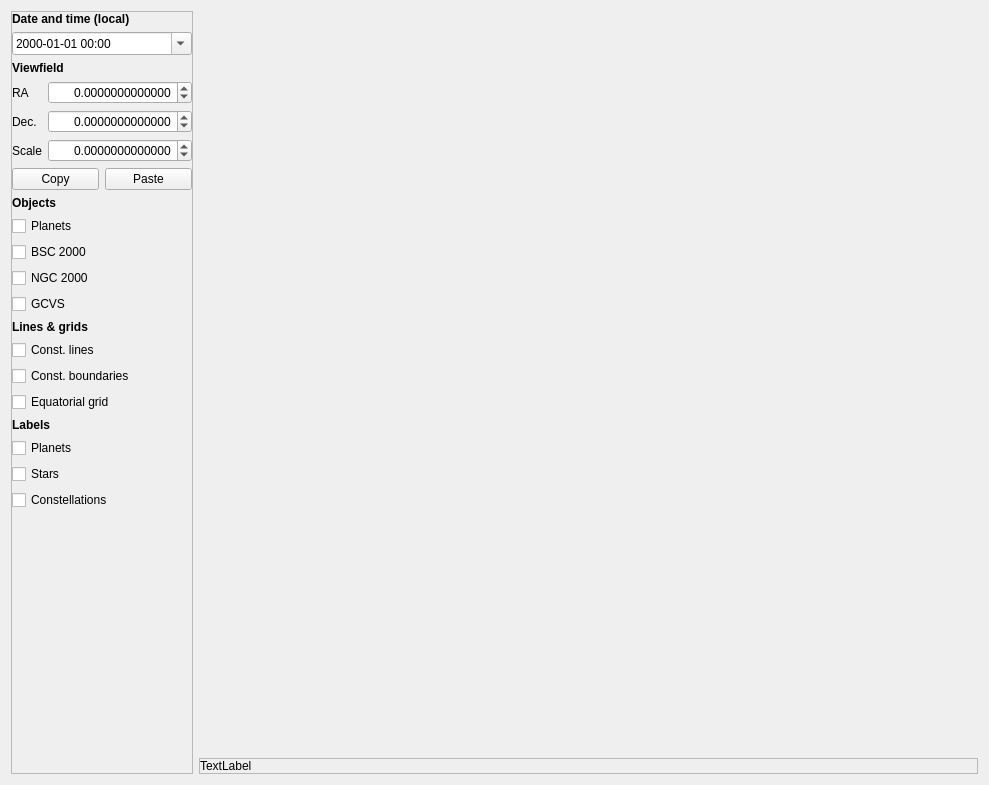
<?xml version="1.0" encoding="UTF-8"?>
<ui version="4.0">
 <class>CSkyChartTab</class>
 <widget class="QWidget" name="CSkyChartTab">
  <property name="geometry">
   <rect>
    <x>0</x>
    <y>0</y>
    <width>989</width>
    <height>785</height>
   </rect>
  </property>
  <property name="windowTitle">
   <string>Form</string>
  </property>
  <layout class="QHBoxLayout" name="horizontalLayout">
   <item>
    <widget class="QFrame" name="toolBox">
     <property name="maximumSize">
      <size>
       <width>222</width>
       <height>16777215</height>
      </size>
     </property>
     <property name="frameShape">
      <enum>QFrame::StyledPanel</enum>
     </property>
     <property name="frameShadow">
      <enum>QFrame::Raised</enum>
     </property>
     <layout class="QVBoxLayout" name="verticalLayout_2">
      <property name="leftMargin">
       <number>0</number>
      </property>
      <property name="topMargin">
       <number>0</number>
      </property>
      <property name="rightMargin">
       <number>0</number>
      </property>
      <property name="bottomMargin">
       <number>0</number>
      </property>
      <item>
       <widget class="QLabel" name="label_11">
        <property name="font">
         <font>
          <bold>true</bold>
         </font>
        </property>
        <property name="text">
         <string>Date and time (local)</string>
        </property>
       </widget>
      </item>
      <item>
       <widget class="QDateTimeEdit" name="dateTimeEdit">
        <property name="sizePolicy">
         <sizepolicy hsizetype="Expanding" vsizetype="Fixed">
          <horstretch>1</horstretch>
          <verstretch>0</verstretch>
         </sizepolicy>
        </property>
        <property name="displayFormat">
         <string>yyyy-MM-dd HH:mm</string>
        </property>
        <property name="calendarPopup">
         <bool>true</bool>
        </property>
       </widget>
      </item>
      <item>
       <widget class="QLabel" name="label_12">
        <property name="font">
         <font>
          <bold>true</bold>
         </font>
        </property>
        <property name="text">
         <string>Viewfield</string>
        </property>
       </widget>
      </item>
      <item>
       <layout class="QGridLayout" name="gridLayout_2">
        <property name="topMargin">
         <number>0</number>
        </property>
        <item row="2" column="1">
         <widget class="QDoubleSpinBox" name="scaleSpinBox">
          <property name="alignment">
           <set>Qt::AlignRight|Qt::AlignTrailing|Qt::AlignVCenter</set>
          </property>
          <property name="decimals">
           <number>13</number>
          </property>
          <property name="minimum">
           <double>-999999.000000000000000</double>
          </property>
          <property name="maximum">
           <double>999999.000000000000000</double>
          </property>
          <property name="singleStep">
           <double>0.010000000000000</double>
          </property>
         </widget>
        </item>
        <item row="0" column="0">
         <widget class="QLabel" name="raLabel">
          <property name="sizePolicy">
           <sizepolicy hsizetype="Fixed" vsizetype="Preferred">
            <horstretch>0</horstretch>
            <verstretch>0</verstretch>
           </sizepolicy>
          </property>
          <property name="minimumSize">
           <size>
            <width>30</width>
            <height>0</height>
           </size>
          </property>
          <property name="text">
           <string>RA</string>
          </property>
         </widget>
        </item>
        <item row="0" column="1">
         <widget class="QDoubleSpinBox" name="raSpinBox">
          <property name="alignment">
           <set>Qt::AlignRight|Qt::AlignTrailing|Qt::AlignVCenter</set>
          </property>
          <property name="decimals">
           <number>13</number>
          </property>
          <property name="minimum">
           <double>-999999.000000000000000</double>
          </property>
          <property name="maximum">
           <double>999999.000000000000000</double>
          </property>
          <property name="singleStep">
           <double>0.100000000000000</double>
          </property>
         </widget>
        </item>
        <item row="1" column="1">
         <widget class="QDoubleSpinBox" name="decSpinBox">
          <property name="alignment">
           <set>Qt::AlignRight|Qt::AlignTrailing|Qt::AlignVCenter</set>
          </property>
          <property name="decimals">
           <number>13</number>
          </property>
          <property name="minimum">
           <double>-999999.000000000000000</double>
          </property>
          <property name="maximum">
           <double>999999.000000000000000</double>
          </property>
          <property name="singleStep">
           <double>1.000000000000000</double>
          </property>
         </widget>
        </item>
        <item row="2" column="0">
         <widget class="QLabel" name="scaleLabel">
          <property name="minimumSize">
           <size>
            <width>30</width>
            <height>0</height>
           </size>
          </property>
          <property name="text">
           <string>Scale</string>
          </property>
         </widget>
        </item>
        <item row="1" column="0">
         <widget class="QLabel" name="decLabel">
          <property name="sizePolicy">
           <sizepolicy hsizetype="Fixed" vsizetype="Preferred">
            <horstretch>0</horstretch>
            <verstretch>0</verstretch>
           </sizepolicy>
          </property>
          <property name="minimumSize">
           <size>
            <width>30</width>
            <height>0</height>
           </size>
          </property>
          <property name="text">
           <string>Dec.</string>
          </property>
         </widget>
        </item>
       </layout>
      </item>
      <item>
       <layout class="QHBoxLayout" name="horizontalLayout_3">
        <item>
         <widget class="QPushButton" name="btnCopyE">
          <property name="text">
           <string>Copy</string>
          </property>
         </widget>
        </item>
        <item>
         <widget class="QPushButton" name="btnPasteE">
          <property name="text">
           <string>Paste</string>
          </property>
         </widget>
        </item>
       </layout>
      </item>
      <item>
       <widget class="QLabel" name="label_8">
        <property name="font">
         <font>
          <bold>true</bold>
         </font>
        </property>
        <property name="text">
         <string>Objects</string>
        </property>
       </widget>
      </item>
      <item>
       <widget class="QCheckBox" name="plCheckBox">
        <property name="text">
         <string>Planets</string>
        </property>
       </widget>
      </item>
      <item>
       <widget class="QCheckBox" name="bscCheckBox">
        <property name="text">
         <string>BSC 2000</string>
        </property>
       </widget>
      </item>
      <item>
       <widget class="QCheckBox" name="ngcCheckBox">
        <property name="text">
         <string>NGC 2000</string>
        </property>
       </widget>
      </item>
      <item>
       <widget class="QCheckBox" name="gcvsCheckBox">
        <property name="text">
         <string>GCVS</string>
        </property>
       </widget>
      </item>
      <item>
       <widget class="QLabel" name="label_9">
        <property name="font">
         <font>
          <bold>true</bold>
         </font>
        </property>
        <property name="text">
         <string>Lines &amp; grids</string>
        </property>
       </widget>
      </item>
      <item>
       <widget class="QCheckBox" name="clCheckBox">
        <property name="text">
         <string>Const. lines</string>
        </property>
       </widget>
      </item>
      <item>
       <widget class="QCheckBox" name="cbCheckBox">
        <property name="text">
         <string>Const. boundaries</string>
        </property>
       </widget>
      </item>
      <item>
       <widget class="QCheckBox" name="egCheckBox">
        <property name="text">
         <string>Equatorial grid</string>
        </property>
       </widget>
      </item>
      <item>
       <widget class="QLabel" name="label_10">
        <property name="font">
         <font>
          <bold>true</bold>
         </font>
        </property>
        <property name="text">
         <string>Labels</string>
        </property>
       </widget>
      </item>
      <item>
       <widget class="QCheckBox" name="plLabelsCheckBox">
        <property name="text">
         <string>Planets</string>
        </property>
       </widget>
      </item>
      <item>
       <widget class="QCheckBox" name="stLabelsCheckBox">
        <property name="text">
         <string>Stars</string>
        </property>
       </widget>
      </item>
      <item>
       <widget class="QCheckBox" name="conLabelsCheckBox">
        <property name="text">
         <string>Constellations</string>
        </property>
       </widget>
      </item>
      <item>
       <spacer name="verticalSpacer">
        <property name="orientation">
         <enum>Qt::Vertical</enum>
        </property>
        <property name="sizeHint" stdset="0">
         <size>
          <width>20</width>
          <height>40</height>
         </size>
        </property>
       </spacer>
      </item>
     </layout>
    </widget>
   </item>
   <item>
    <widget class="QFrame" name="mainFrame">
     <property name="sizePolicy">
      <sizepolicy hsizetype="Expanding" vsizetype="Preferred">
       <horstretch>1</horstretch>
       <verstretch>1</verstretch>
      </sizepolicy>
     </property>
     <layout class="QVBoxLayout" name="verticalLayout">
      <property name="spacing">
       <number>0</number>
      </property>
      <property name="leftMargin">
       <number>0</number>
      </property>
      <property name="topMargin">
       <number>0</number>
      </property>
      <property name="rightMargin">
       <number>0</number>
      </property>
      <property name="bottomMargin">
       <number>0</number>
      </property>
      <item>
       <widget class="CSkyChartView" name="view" native="true">
        <property name="sizePolicy">
         <sizepolicy hsizetype="Expanding" vsizetype="Expanding">
          <horstretch>0</horstretch>
          <verstretch>0</verstretch>
         </sizepolicy>
        </property>
       </widget>
      </item>
      <item>
       <widget class="QFrame" name="frame">
        <property name="frameShape">
         <enum>QFrame::StyledPanel</enum>
        </property>
        <property name="frameShadow">
         <enum>QFrame::Raised</enum>
        </property>
        <layout class="QVBoxLayout" name="verticalLayout_3">
         <property name="leftMargin">
          <number>0</number>
         </property>
         <property name="topMargin">
          <number>0</number>
         </property>
         <property name="rightMargin">
          <number>0</number>
         </property>
         <property name="bottomMargin">
          <number>0</number>
         </property>
         <item>
          <widget class="QLabel" name="cursorLabel">
           <property name="text">
            <string>TextLabel</string>
           </property>
          </widget>
         </item>
        </layout>
       </widget>
      </item>
     </layout>
    </widget>
   </item>
  </layout>
 </widget>
 <customwidgets>
  <customwidget>
   <class>CSkyChartView</class>
   <extends>QWidget</extends>
   <header>CSkyChartView.h</header>
   <container>1</container>
  </customwidget>
 </customwidgets>
 <resources/>
 <connections/>
</ui>
